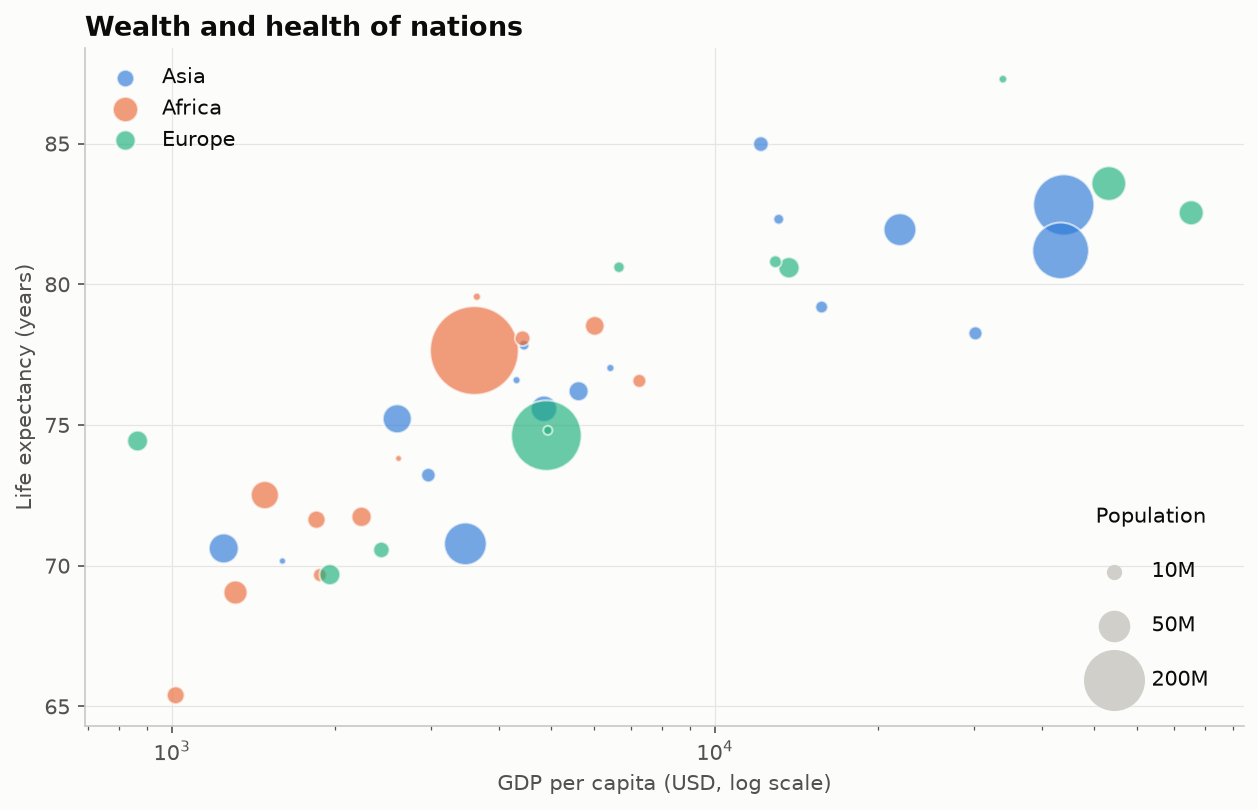

Write Python code to recreate this figure.
"""
Bubble Chart  -  family: Correlation

DESIGN PURPOSE
A scatter plot whose marker area encodes a third numeric variable. Three
measures fit in one view, with the size channel adding emphasis.

WHEN TO USE
  - Show three numeric variables at once (x, y, and size)
  - Show entities whose size or weight matters (population, revenue)
  - Tell a 'Gapminder-style' story about countries or companies

AVOID WHEN
  - Precise comparison of the third variable matters (area is judged poorly)
  - There are many bubbles that overlap heavily
  - Sizes span several orders of magnitude without scaling

ALTERNATIVES
  - Scatter plot with color for a third variable
  - Small multiples

EXAMPLE
GDP per capita vs. life expectancy for 40 fictional countries; bubble area =
population.

Run:  python bubble.py
      python bubble.py --real-data   (real dataset: plotly.express.data.gapminder() — Gapminder 2007 (Asia, Africa, Europe), bundled with plotly)

The notebook also shows this chart built with: plotly.
"""
import sys
from pathlib import Path

import numpy as np
import pandas as pd
import matplotlib.pyplot as plt

# Library style: categorical colors in fixed order, recessive axes, hairline grid.
PALETTE = ["#2a78d6", "#eb6834", "#1baf7a", "#eda100",
           "#e87ba4", "#008300", "#6250d6", "#e34948"]
SEQ_CMAP = "Blues"      # sequential: one hue, light -> dark
DIV_CMAP = "RdBu_r"     # diverging: two opposite hues, neutral midpoint
GRAY = "#b8b7b1"        # de-emphasised marks
plt.rcParams.update({
    "figure.figsize": (8, 4.8), "figure.dpi": 110, "figure.facecolor": "#fcfcfb",
    "axes.facecolor": "#fcfcfb", "axes.edgecolor": "#c9c8c3", "axes.linewidth": 0.8,
    "axes.spines.top": False, "axes.spines.right": False,
    "axes.grid": True, "grid.color": "#e6e5e1", "grid.linewidth": 0.6, "axes.axisbelow": True,
    "axes.prop_cycle": plt.cycler(color=PALETTE),
    "axes.titlesize": 13, "axes.titleweight": "bold", "axes.titlelocation": "left",
    "axes.labelcolor": "#52514e", "xtick.color": "#52514e", "ytick.color": "#52514e",
    "text.color": "#0b0b0b", "font.size": 10, "lines.linewidth": 2,
    "legend.frameon": False,
})

# --- Example data ------------------------------------------------------------
rng = np.random.default_rng(8)
n = 40
gdp = np.exp(rng.uniform(np.log(800), np.log(80000), n))
life = 48 + 7.5 * np.log10(gdp) + rng.normal(0, 2.5, n)
pop = np.exp(rng.normal(3, 1.3, n))          # millions
region = rng.choice(["Asia", "Africa", "Europe"], n, p=[0.4, 0.35, 0.25])
df = pd.DataFrame({"country": [f"C{i:02d}" for i in range(n)], "gdp_pc": gdp,
                   "life_exp": life, "pop_m": pop, "region": region})
df = df.sort_values("pop_m", ascending=False)   # big bubbles drawn first
df.head()

REAL_DATA = "--real-data" in sys.argv
if REAL_DATA:  # plotly.express.data.gapminder() — Gapminder 2007 (Asia, Africa, Europe), bundled with plotly
    import plotly.express as px
    gm = px.data.gapminder().query("year == 2007 and continent in ['Asia', 'Africa', 'Europe']")
    df = pd.DataFrame({"country": gm["country"], "gdp_pc": gm["gdpPercap"], "life_exp": gm["lifeExp"],
                       "pop_m": gm["pop"] / 1e6, "region": gm["continent"]})
    df = df.sort_values("pop_m", ascending=False)
    df.head()

# --- Plot --------------------------------------------------------------------
fig, ax = plt.subplots(figsize=(8.5, 5.5))
size = lambda p: p * 4                         # area proportional to population
for color, reg in zip(PALETTE, ["Asia", "Africa", "Europe"]):
    g = df[df["region"] == reg]
    ax.scatter(g["gdp_pc"], g["life_exp"], s=size(g["pop_m"]), color=color,
               alpha=0.65, edgecolor="#fcfcfb", linewidth=1, label=reg)
ax.set_xscale("log")
ax.set_xlabel("GDP per capita (USD, log scale)")
ax.set_ylabel("Life expectancy (years)")
ax.set_title("Wealth and health of nations")
leg1 = ax.legend(loc="upper left", markerscale=0.4)
ax.add_artist(leg1)
for p in [10, 50, 200]:
    ax.scatter([], [], s=size(p), color="#d0cfca", label=f"{p}M")
handles, labels = ax.get_legend_handles_labels()
ax.legend(handles[3:], labels[3:], loc="lower right", title="Population",
          labelspacing=1.6, borderpad=1.2)
fig.tight_layout()

# --- Save / show -------------------------------------------------------------
out = Path(__file__).with_name(Path(__file__).stem + ("_real" if REAL_DATA else "") + ".png")
fig.savefig(out, dpi=150, bbox_inches="tight")
print(f"saved {out}")
if "--no-show" not in sys.argv:
    plt.show()
